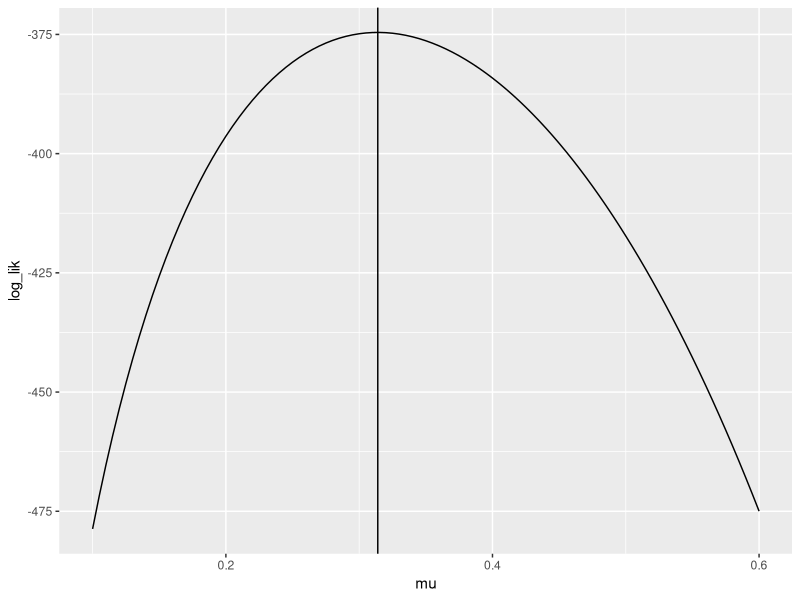
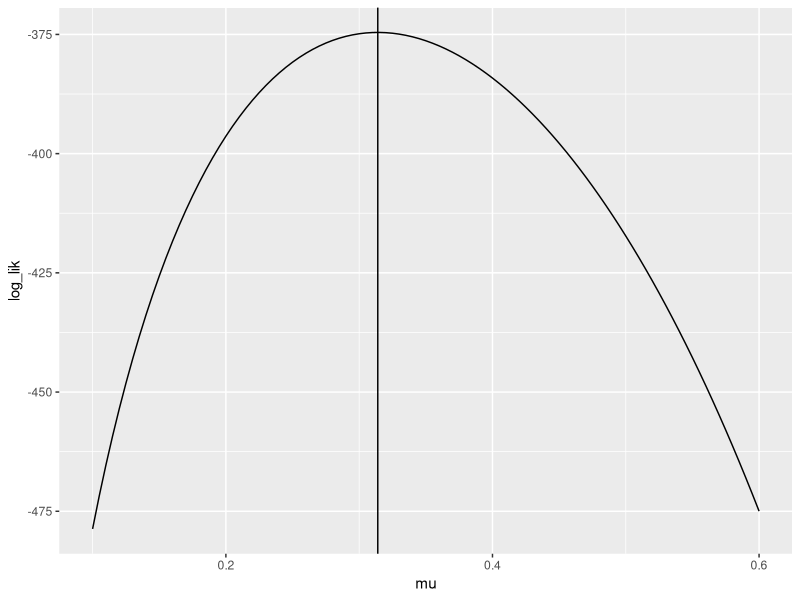
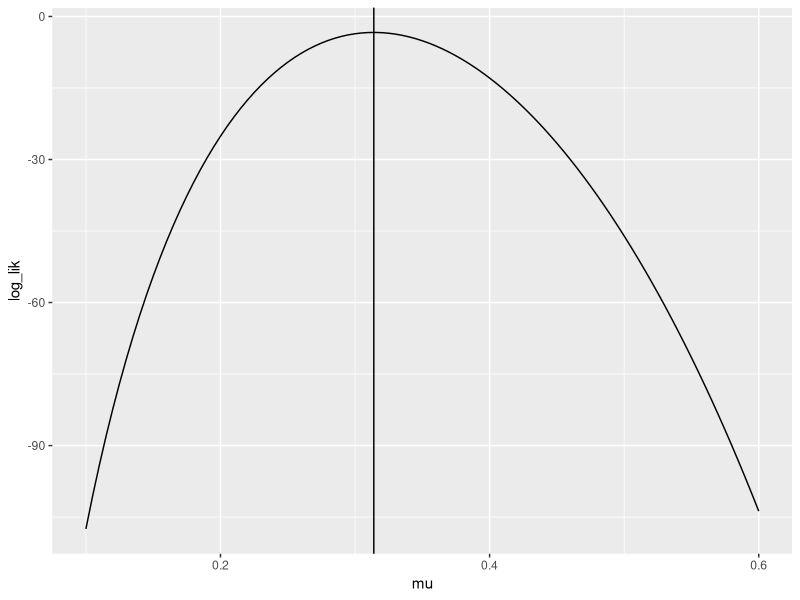
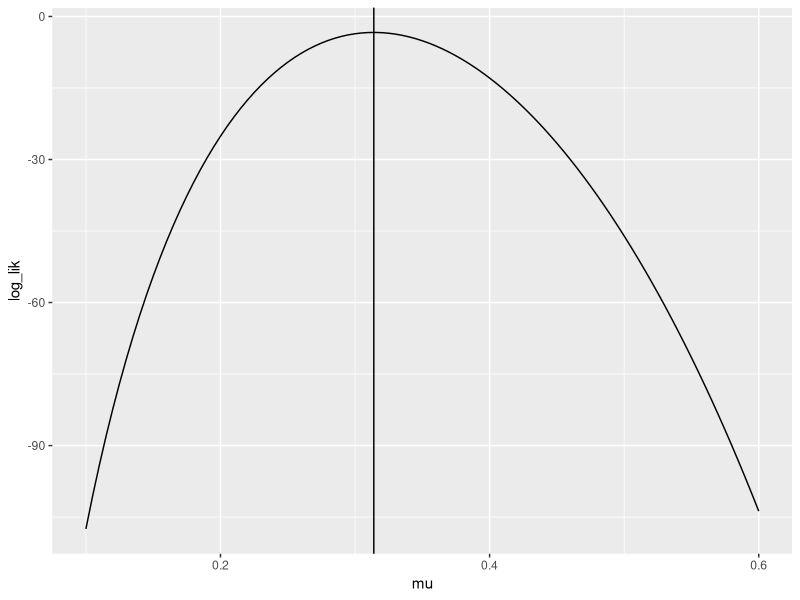
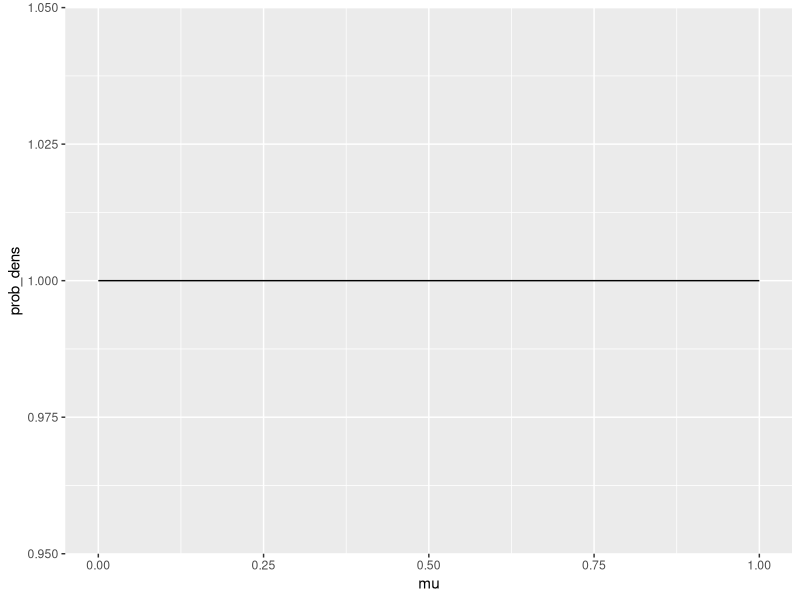
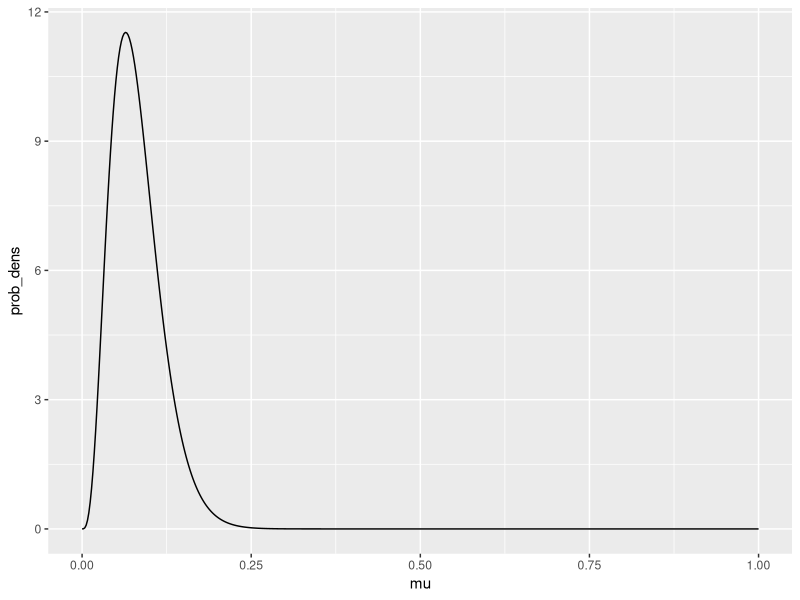

R code for these plots, in order:
## ---- chunk 1
knitr::opts_chunk$set(echo = TRUE)
## ---- chunk 2
library(tidyverse)
## ---- chunk 3
player_hits <- 189
player_atbats <- 602
## ---- chunk 4
### your code here
player_mle <- player_hits / player_atbats
player_mle
## ---- chunk 5
tibble::tibble(
  mu = seq(0.1, 0.6, length.out = 101)
) %>% 
  mutate(log_lik = log(mu ^ player_hits * (1 - mu) ^ (player_atbats - player_hits))) %>%
  ggplot(mapping = aes(x = mu, y = log_lik)) + geom_line() + geom_vline(xintercept = player_mle)
## ---- chunk 6
### set the input arguments !!!
log_binom_pmf_unnorm <- function(events, trials, prob)
{
  # calculate log_lik
  log_lik <- log(prob ^ events * (1 - prob) ^ (trials - events))
  
  # return log_lik
  return(log_lik)
}
## ---- chunk 7
tibble::tibble(
  mu = seq(0.1, 0.6, length.out = 101)
) %>% 
  mutate(log_lik = log_binom_pmf_unnorm(events = player_hits, trials = player_atbats, prob = mu)) %>%
  ggplot(mapping = aes(x = mu, y = log_lik)) + geom_line() + geom_vline(xintercept = player_mle)
## ---- chunk 8
### set the input arguments!
log_binom_pmf <- function(events, trials, prob)
{
  # your code here
  log_lik <- log(choose(trials, events) * prob ^ events * (1 - prob) ^ (trials - events))
  return(log_lik)
}
## ---- chunk 9
tibble::tibble(
  mu = seq(0.1, 0.6, length.out = 101)
) %>% 
  mutate(log_lik = log_binom_pmf(events = player_hits, trials = player_atbats, prob = mu)) %>%
  ggplot(mapping = aes(x = mu, y = log_lik)) + geom_line() + geom_vline(xintercept = player_mle)
## ---- chunk 10
### your code here
exp(log_binom_pmf(events = player_hits, trials = player_atbats, prob = 0.3))
## ---- chunk 11
### your code here
dbinom(x = player_hits, size = player_atbats, prob = 0.3, log = FALSE)
## ---- chunk 12
tibble::tibble(
  mu = seq(0.1, 0.6, length.out = 101)
) %>% 
  mutate(log_lik = dbinom(x = player_hits, size = player_atbats, prob = mu, log=TRUE)) %>%
  ggplot(mapping = aes(x = mu, y = log_lik)) + geom_line() + geom_vline(xintercept = player_mle)
## ---- chunk 13
coin_probs <- dbinom(size = 11, x = 0:5, prob = 0.25, log = FALSE)

# print to screen
coin_probs

# length?
length(coin_probs)
## ---- chunk 14
### your code here
sum(coin_probs)
## ---- chunk 15
### your code here
pbinom(q = 5, size = 11, log = FALSE, prob = 0.25)
## ---- chunk 16
### your code here
pbinom(q = 195, size = 602, prob = 0.3) - pbinom(q = 175, size = 602, prob = 0.3)
pbinom(q = 205, size = 602, prob = 0.3) - pbinom(q = 165, size = 602, prob = 0.3)
## ---- chunk 17
m_small <- 0
N_small <- 7

m_medium <- 9
N_medium <- 100

m_big <- 103
N_big <- 1000
## ---- chunk 18
a_vague <- 1
b_vague <- 1

a_inform <- 4.28
b_inform <- 48.63
## ---- chunk 19
tibble::tibble(
  mu = seq(0, 1, length.out = 501)
) %>% 
  mutate(prob_dens = dbeta(x = mu, shape1 = a_vague, shape2 = b_vague)) %>%
  ggplot(mapping = aes(x = mu, y = prob_dens)) + geom_line()
## ---- chunk 20
tibble::tibble(
  mu = seq(0, 1, length.out = 501)
) %>% 
  mutate(prob_dens = dbeta(x = mu, shape1 = a_inform, shape2 = b_inform)) %>%
  ggplot(mapping = aes(x = mu, y = prob_dens)) + geom_line()
## ---- chunk 21
### your code here
tibble::tibble(
  beta_prior = c(rep("Vague", each=3), rep("Informative", each=3)),
  size = rep(c("Small", "Medium", "Big"), times=2),
  a = c(rep(a_vague, each=3), rep(a_inform, each=3)),
  b = c(rep(b_vague, each=3), rep(b_inform, each=3)),
  N = rep(c(N_small, N_medium, N_big), times=2),
  m = rep(c(m_small, m_medium, m_big), times=2)
) %>% mutate(a_new = a + m) %>% mutate(b_new = N + b - m) %>% 
  select(-a, -b, -N, -m) -> hyper_params
print(hyper_params)

## ---- chunk 22
### your code here
hyper_params %>% mutate(
  fifth_percentile = qbeta(p = 0.05, shape1 = a_new, shape2 = b_new),
  mean = a_new / (a_new + b_new),
  median = qbeta(p = 0.50, shape1 = a_new, shape2 = b_new),
  ninetyfifth_percentile = qbeta(p = 0.95, shape1 = a_new, shape2 = b_new),
  mode = (a_new - 1) / (a_new + b_new - 2))
